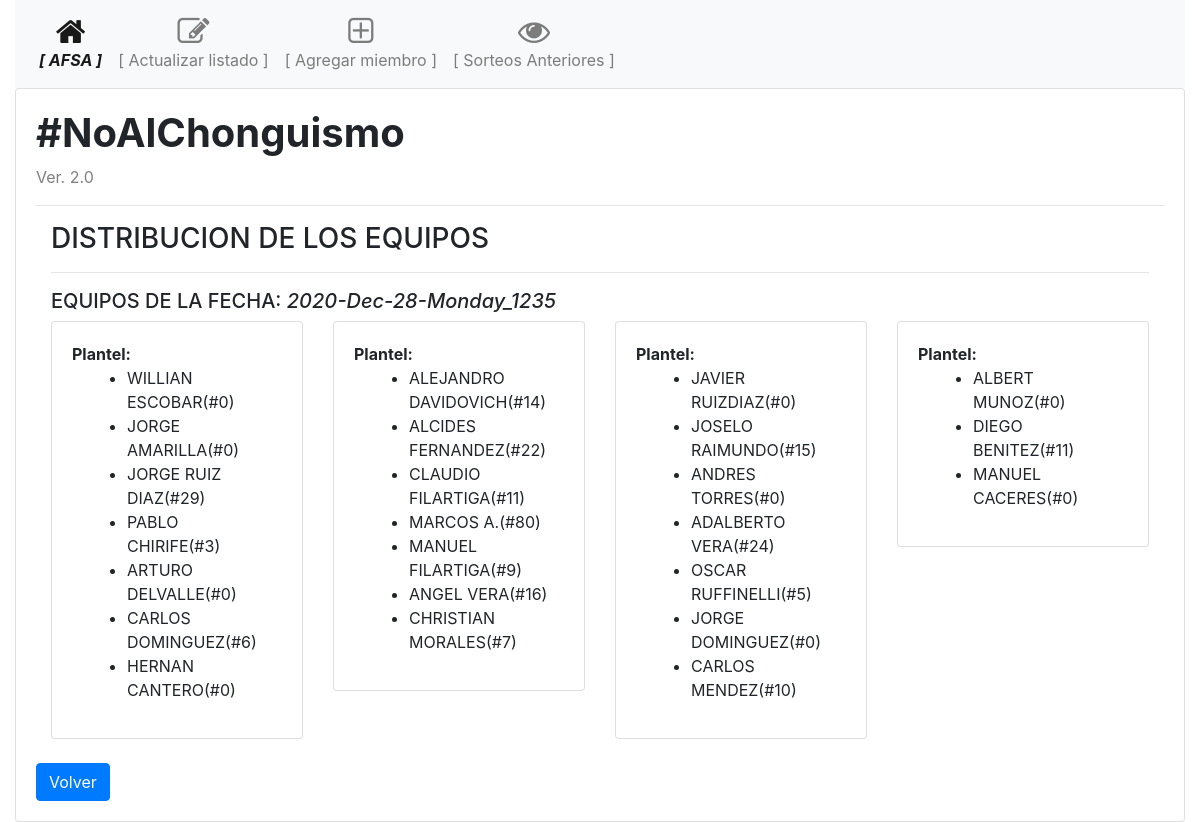
/detalles/1, run on the app's committed database.
### models.py (models this page shows, shortened)
class Equipos(db.Model):
    id = db.Column(db.Integer, primary_key=True)
    nombre = db.Column(db.String(100), nullable=False)
    listado = db.Column(db.String(150), nullable=False)
    date = db.Column(db.Date, nullable=False)

class Jugador(db.Model):
    id = db.Column(db.Integer, primary_key=True)
    nombre = db.Column(db.String(100), nullable=False)
    numero_camiseta = db.Column(db.Integer)
    date = db.Column(db.Date, nullable=False)
    def __repr__(self):
        return f'{self.nombre}(#{self.numero_camiseta})'

### routes.py (the view)
@app.route('/detalles/<int:equipos_id>', methods=['GET', 'POST'])
def detalles(equipos_id):
    equipos = Equipos.query.get(equipos_id)
    lista = equipos.listado
    presentes = recuperar_lista(ast.literal_eval(lista))
    return render_template('detalle.html', equipos=presentes, nombre=equipos.nombre, equipos_id=equipos_id)

### routes.py (called while the page is built)
def recuperar_lista(equipos):
    distribuidos  = []
    for team in equipos:
        plantel = []
        for player in team:
            jugador = Jugador.query.get(player)
            plantel.append(jugador)
        distribuidos.append(plantel)
    return distribuidos

### templates/detalle.html (shortened to what this page needs)
{% extends "base.html" %}
{% block main %}
<div class="container-fluid">
  <form action="{{ url_for('detalles', equipos_id=equipos_id) }}" method="post">
    <h3>DISTRIBUCION DE LOS EQUIPOS</h3>
    <hr>
    <h5>EQUIPOS DE LA FECHA: <i>{{ nombre }}</i></h5>
    <div class="row">
        {% for equipo in equipos %}
            <div class="col-sm-3">
                <div class="card">
                    <div class="card-body">
                        <strong>Plantel:</strong>
                        <div class="col">
                            <ul>
                                {% for i in equipo %}
                                    <li> {{ i }} </li>
                                {% endfor %}
                            </ul>
                        </div>
                    </div>
                </div>
            </div>
        {% endfor %}
    </div>
</div>
<br>
<div>
    <a href="{{ url_for('historico') }}" class="btn btn-primary">Volver</a>
</div>
</div>
{% endblock %}

### data on the page
Equipos: nombre "2020-Dec-28-Monday_1235"
Jugador: nombre+numero_camiseta "WILLIAN ESCOBAR(#0)"
Jugador: nombre+numero_camiseta "JORGE AMARILLA(#0)"
Jugador: nombre+numero_camiseta "JORGE RUIZ DIAZ(#29)"
Jugador: nombre+numero_camiseta "PABLO CHIRIFE(#3)"
Jugador: nombre+numero_camiseta "ARTURO DELVALLE(#0)"
Jugador: nombre+numero_camiseta "CARLOS DOMINGUEZ(#6)"
Jugador: nombre+numero_camiseta "HERNAN CANTERO(#0)"
Jugador: nombre+numero_camiseta "ALEJANDRO DAVIDOVICH(#14)"
Jugador: nombre+numero_camiseta "ALCIDES FERNANDEZ(#22)"
Jugador: nombre+numero_camiseta "CLAUDIO FILARTIGA(#11)"
Jugador: nombre+numero_camiseta "MARCOS A.(#80)"
Jugador: nombre+numero_camiseta "MANUEL FILARTIGA(#9)"
Jugador: nombre+numero_camiseta "ANGEL VERA(#16)"
Jugador: nombre+numero_camiseta "CHRISTIAN MORALES(#7)"
Jugador: nombre+numero_camiseta "JAVIER RUIZDIAZ(#0)"
Jugador: nombre+numero_camiseta "JOSELO RAIMUNDO(#15)"
Jugador: nombre+numero_camiseta "ANDRES TORRES(#0)"
Jugador: nombre+numero_camiseta "ADALBERTO VERA(#24)"
Jugador: nombre+numero_camiseta "OSCAR RUFFINELLI(#5)"
Jugador: nombre+numero_camiseta "JORGE DOMINGUEZ(#0)"
Jugador: nombre+numero_camiseta "CARLOS MENDEZ(#10)"
Jugador: nombre+numero_camiseta "ALBERT MUNOZ(#0)"
Jugador: nombre+numero_camiseta "DIEGO BENITEZ(#11)"
Jugador: nombre+numero_camiseta "MANUEL CACERES(#0)"
